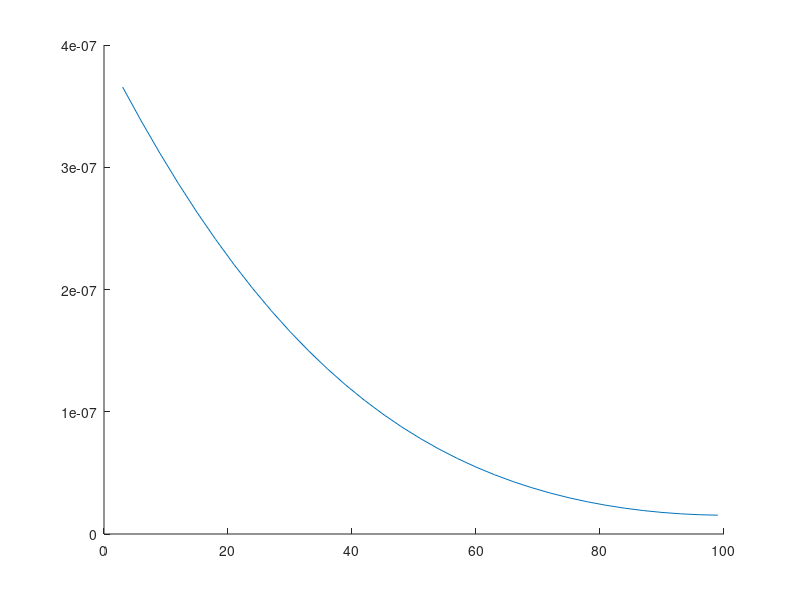

Write the MATLAB code that produced this figure.
% units: time ~ 1 ps = 1, length ~ 1 Å = 1;

dt = 1;
dx = 3;
N = 33;
% propagating step 1 ps, diffusion layer thickness 3 Å, number of diffusion
% layers in the container
% diffusion constant air in water 1.2E-5 cm^2·s^-1
D = 0.12;

% propagation term between the adjacent layers 
ae = D*dt/(dx*dx);


% equilibrium concentration-evaporation rate constant:
% bulk concentration to evaporative flux, as a reference CO2~1E-11
kevp = 1E-11;


%% setting the external terms
% incoming flux as boundary condition, effusive beam pressure 0.5 Torr, 
% 2 inches away from an Ø1 mm orifice, 7E19 #·m^-2·s^-1, convert unite to
% Å^-2·ps^-1, equivalent pressure ~0.5 Torr * 5E-5
F = 7E-13;
exte = zeros(N,1);
exth = zeros(N,1);
exth2 = zeros(N,1);

% incoming flux added to the first box
exte(1) = F*dt/dx;

%% initial conentration table: all zero
econc = zeros(N,1);
hconc = zeros(N,1);
h2conc = zeros(N,1);

%% setting the initial propagator
ppgh = zeros(N,N);

% the triple diagonal propagation matrix for each species
for i = 1:N-1
    ppgh(i,i+1) = ae;
    ppgh(i+1,i) = ae;
    ppgh(i+1,i+1) = 1-2*ae;

end

% the outer surface of the container
ppgh(1,1) = 1-ae;

% the container stops at the N-th box, no diffusion backward
ppgh(N,N) = 1-ae;



%% propagation

for j = 1:1E4
%   apply fick's second law to the concentration table
    econc = ppgh*econc + exte;
%   evaporation from the first layer
    econc(1) = econc(1) - kevp*econc(1)*dt/dx;

%     t = dt*j/1000;
%     tstring = num2str(t);
%     tstring = strcat(tstring,' ns');
%     lgd = legend;
%     lgd.Title.String = tstring;
    
%     pause(0.00005);
end
%     clf;
    conctable1mol = econc * 1/(6E-4);
    depth = dx*(1:N);
    line(depth, conctable1mol);
